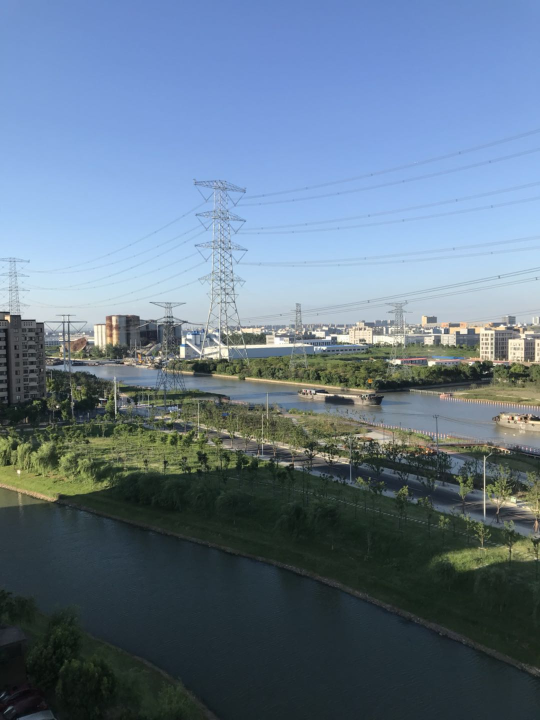
#> input picture image_stiching/image_stiching_a.jpg, 1080 x 1440 px (shown at 1/2 size)
$ python image_stiching.py
#> lines starting #> are read from the running program, lines starting #| are printed output that depends on the picture
import numpy as np
import matplotlib.pyplot as plt
import cv2
import random
import time
import bisect


class ShowImg:  # 进行图片初始显示及拼接后显示
    def __init__(self):  # 初始化
        self.figsize = (10, 8)
        self.dip = 120

    @staticmethod
    def bgr2rgb(img):  # 通道转换BGR2RGB
        return cv2.cvtColor(img, cv2.COLOR_BGR2RGB)

    @staticmethod
    def rgb2bgr(img):  # 通道转换BGR2RGB
        return cv2.cvtColor(img, cv2.COLOR_RGB2BGR)

    def show_2_img(self, a, b):  # 显示两张图片
        plt.figure(figsize=self.figsize, dpi=self.dip)
        plt.subplot(121)
        plt.imshow(self.bgr2rgb(a))
        plt.subplot(122)
        plt.imshow(self.bgr2rgb(b))
        plt.show()

    def show_combine_img(self, a, b, matrix):
        a_width, a_high, a_chl = a.shape
        b_width, b_high, b_chl = b.shape
        ax_x, ax_y = b_width + a_width, b_high + a_high
        perspective_a = cv2.warpPerspective(a, matrix, (ax_y, ax_x))
        background = np.zeros((ax_x, ax_y, 3)).astype(a.dtype)
        background[:, :, :] = self.bgr2rgb(perspective_a)
        background[:b_width, 0:b_high, :] = self.bgr2rgb(b)
        cut_img = self.cut_img(background)
        plt.imshow(cut_img)
        plt.show()
        return cut_img

    @staticmethod
    def cut_img(img):
        img_gray = cv2.cvtColor(img, cv2.COLOR_BGR2GRAY)
        width, high = img_gray.shape
        right, bottom = width, high
        have = 0
        for i in range(width):
            if max(img_gray[i, :]) != 0:
                have = 1
            if have == 1 and max(img_gray[i, :]) == 0:
                right = i
                break
        have = 0
        for i in range(high):
            if max(img_gray[:, i]) != 0:
                have = 1
            if have == 1 and max(img_gray[:, i]) == 0:
                bottom = i
                break
        return img[0:right, 0:bottom, :]

    def save_img(self, img, filename='./image_stiching_result.jpg'):
        cv2.imwrite(filename, self.rgb2bgr(img))


class SIFT:  # SIFT计算
    def __init__(self):  # 初始化算子
        self.sift = cv2.xfeatures2d.SIFT_create()

    def detect_compute(self, img):  # 计算SIFT关键点
        return self.sift.detectAndCompute(img, None)

    @staticmethod
    def get_sift_image(img, kp):  # 生成SIFT关键点显示图
        return cv2.drawKeypoints(img, kp, outImage=np.array([]), flags=cv2.DRAW_MATCHES_FLAGS_DRAW_RICH_KEYPOINTS)


class RANSAC:
    def __init__(self, max_iter, inner_ratio, threshold, kp1, des1, kp2, des2):  # 初始化
        self.max_iter = max_iter  # 最大迭代数
        self.inner_ratio = inner_ratio  # 内点率
        self.threshold = threshold  # 内点判断阈值
        self.kp1, self.des1, self.kp2, self.des2 = kp1, des1, kp2, des2
        self.kp1_index, self.kp2_index = range(len(kp1)), range(len(kp2))
        self.good_kp_threshold = 0.8  # 高质量尺度不变关键点L2距离比值
        self.sort_column_index = 40  # 近邻排序所使用的列，用单一列结合下面的阈值在获取图片关键点映射表有量级的
        # 速度提升，但关键点映射数量和质量对应下降，使匹配质量下降
        self.neighbor_threshold = 1  # 近邻排序相对于输入点的上下限偏移

    def get_good_nearest_sift_kp(self, single_kp1_index, column_sorted, sorted_des2):  # 获得高质量的尺度不变关键点
        """
        引入高质量尺度不变点判断，如最小方差较次小方差小 self.good_kp_threshold 倍，
        则图2中点为图1中点的高质量尺度不变关键点
        :return index 图2中关键点位置值， good_label标明是否为高质量关键点:
        """
        sorted_index = 0  # 关键点顺序值
        good_label = 0
        diff_neighbor, left_index = self.neighbor_diff(single_kp1_index, column_sorted, sorted_des2)
        if len(diff_neighbor) > 1:
            diff_neighbor_sort = np.sort(diff_neighbor)
            minimum, min_2nd = diff_neighbor_sort[0], diff_neighbor_sort[1]
            if minimum / min_2nd < self.good_kp_threshold:
                good_label = 1
                sorted_index = np.argsort(diff_neighbor)[0] + left_index
        return [sorted_index, good_label]

    def neighbor_diff(self, single_kp1_index, column_sorted, sorted_des2):  # 获得近邻并返回L2距离
        left_index = bisect.bisect_left(column_sorted, self.des1[single_kp1_index][self.sort_column_index]
                                        - self.neighbor_threshold)
        right_index = bisect.bisect_right(column_sorted, self.des1[single_kp1_index][self.sort_column_index]
                                          + self.neighbor_threshold)
        return [np.sum(np.square(sorted_des2[left_index:right_index] - self.des1[single_kp1_index]), axis=1),
                left_index] if left_index != right_index else [[], 0]

    def get_conrespond_table(self):  # 获得图1中各点对应图2中点的映射表
        conrespond_table = []
        sort_column = self.des2[:, self.sort_column_index]
        sort_column_index = np.argsort(sort_column)
        column_sorted = sort_column[sort_column_index]
        sorted_des2 = self.des2[sort_column_index]
        for _i in self.kp1_index:
            _sorted_index, _good_label = self.get_good_nearest_sift_kp(_i, column_sorted, sorted_des2)
            if _good_label == 1:
                _index = sort_column_index[_sorted_index]
                conrespond_table.append([_i, self.kp1[_i].pt[0], self.kp1[_i].pt[1],
                                         _index, self.kp2[_index].pt[0], self.kp2[_index].pt[1]])
        return conrespond_table

    @staticmethod
    def get_correspond_4point(conrespond_table):  # 获取与随机点对应的4个点
        src_4p, dst_4p = [], []
        while len(src_4p) < 4:
            rdm_src_p = random.sample(range(len(conrespond_table)), 1)
            have = 0
            for _i in src_4p:  # 确保选择的4个点中没有重合点
                if conrespond_table[rdm_src_p[0]][1] == _i[0] and conrespond_table[rdm_src_p[0]][2] == _i[1]:
                    have = 1
                    break
            if have == 0:
                src_4p.append([conrespond_table[rdm_src_p[0]][1], conrespond_table[rdm_src_p[0]][2]])
                dst_4p.append([conrespond_table[rdm_src_p[0]][4], conrespond_table[rdm_src_p[0]][5]])
        return src_4p, dst_4p

    def get_homography(self, conrespond_table):  # 得到单应性矩阵
        src, dst = self.get_correspond_4point(conrespond_table)
        return cv2.getPerspectiveTransform(np.float32(src), np.float32(dst))

    def count_inner_point(self, conrespond_table):  # 计算内点数量
        matrix = self.get_homography(conrespond_table)
        # 右乘投影矩阵得到初步的投影点
        ori_perspective = np.dot(np.column_stack((conrespond_table[:, 1:3], np.ones(len(conrespond_table)))), matrix.T)
        perspective = (ori_perspective.T / ori_perspective[:, 2]).T  # 将偏置项归一得到真实的投影点
        result = np.where(np.square(perspective[:, 0] - conrespond_table[:, 4]) +  # 得到满足内点阈值的结果
                          np.square(perspective[:, 1] - conrespond_table[:, 5]) < self.threshold, 1, 0)
        return np.sum(result), matrix

    def compare_refresh(self):  # 比较内点数量，刷新内点数量和单应性矩阵
        start = time.time()
        conrespond_table = np.array(self.get_conrespond_table())
        print("calculate conrespond_table cost{}  len(table):{}".format(time.time() - start, len(conrespond_table)))
        inner_count = 0
        matrix = []
        for _i in range(self.max_iter):
            new_inner_count, new_matrix = self.count_inner_point(conrespond_table)
            if new_inner_count > inner_count:
                inner_count = new_inner_count
                matrix = new_matrix
                # ShowImg.show_combine_img(img1, img2, np.array(matrix))
            print("iteration:{}  inner_count:{}".format(_i, inner_count))
            print("iteration:{}  cost_time:{}".format(_i, time.time() - start))
            if 1.0 * inner_count / len(conrespond_table) > self.inner_ratio:
                break
        print("inner count:", inner_count)
        print("T:\n", matrix)
        ShowImg.save_img(ShowImg.show_combine_img(img1, img2, np.array(matrix)))
        return inner_count, matrix


if __name__ == '__main__':
    start = time.time()
    img1, img2 = cv2.imread('./image_stiching_a.jpg'), cv2.imread('./image_stiching_b.jpg')  # 读取源图片
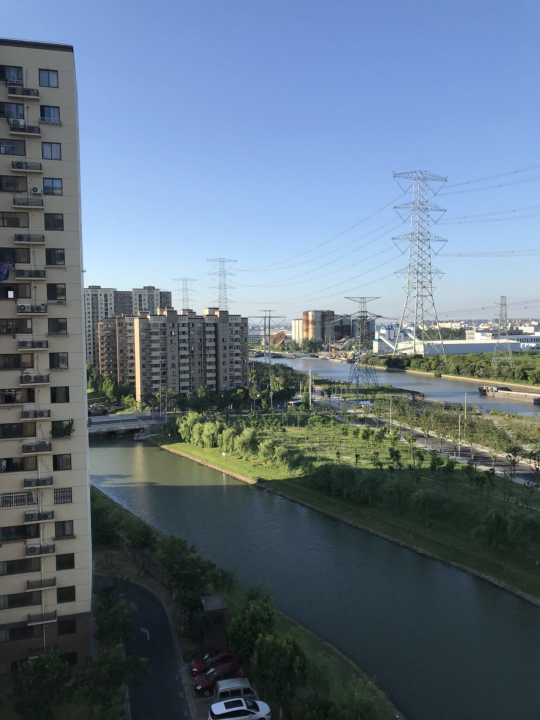
#> input picture image_stiching/image_stiching_b.jpg, 1080 x 1440 px (shown at 1/2 size)
#> img1 is the input picture: shape (1440, 1080, 3); mean B, G, R 136.7, 118.7, 99.2
#> img2 is the input picture: shape (1440, 1080, 3); mean B, G, R 130.2, 114.6, 97.5
    ShowImg = ShowImg()  # 显示图片
    ShowImg.show_2_img(img1, img2)  # 显示源图
#> in show_2_img, `plt.show()`:
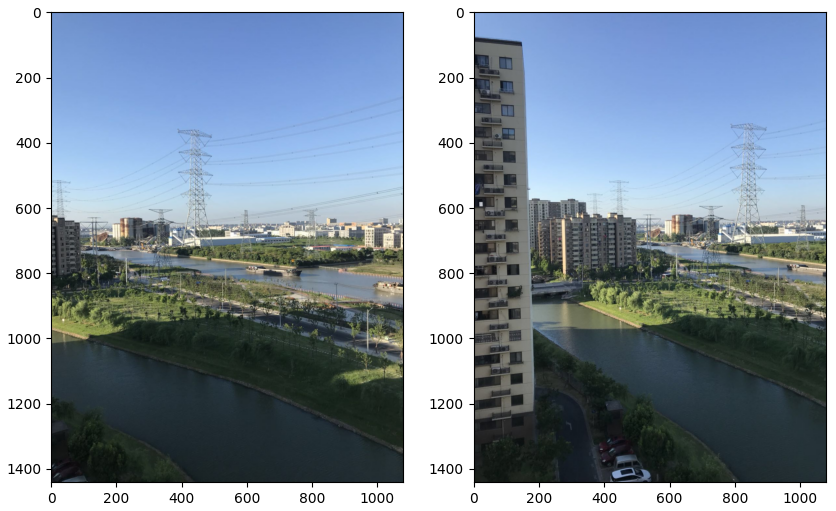
#> figure drawn by matplotlib, 2 panels
    sift_img = SIFT()  # 计算SIFT
    kp1, des1 = sift_img.detect_compute(img1)
#> kp1 = 7507 keypoints; strongest (x, y, size): (114, 814, 2.8), (973, 744, 1.9), (15, 636, 6.4), (963, 726, 2)
    kp2, des2 = sift_img.detect_compute(img2)
#> kp2 = 7364 keypoints; strongest (x, y, size): (21, 588, 8.1), (516, 791, 2.5), (182, 812, 2.1), (434, 626, 5.6)
    print(f"img1 sift len: {len(des1)}, img2 sift len: {len(des2)}")
#| img1 sift len: 7507, img2 sift len: 7364
    ransac = RANSAC(2000, 0.5, 1, kp1, des1, kp2, des2)
#> in __init__, `self.kp1, self.des1, self.kp2, self.des2 = kp1, des1, kp2, des2`: self.kp1 has the same summary as kp1 outside __init__; self.kp2 has the same summary as kp2 outside __init__
    inner_count, matrix = ransac.compare_refresh()
#> in get_conrespond_table, `sort_column = self.des2[:, self.sort_column_index]`: sort_column = 7364 values, max 212 at index 3095, min 1 at index 873, mean 85.18
#> in get_conrespond_table, `sort_column_index = np.argsort(sort_column)`: sort_column_index = 7364 values, max 7363 at index 7062, min 0 at index 5795, mean 3681.5
#> in get_conrespond_table, `column_sorted = sort_column[sort_column_index]`: column_sorted = 7364 values from 1 to 212
#> the loop in get_conrespond_table, `for _i in self.kp1_index:` made 7507 passes
#> (sorted_index in get_good_nearest_sift_kp, good_label in get_good_nearest_sift_kp, minimum in get_good_nearest_sift_kp, min_2nd in get_good_nearest_sift_kp) on passes 1 to 3: (0, 0, 167865, 180312), (0, 0, 151158, 160448), (3142, 1, 109860, 138849)
#> after the loop in get_conrespond_table, `for _i in self.kp1_index:`: conrespond_table = 1688 items
#> in compare_refresh, `conrespond_table = np.array(self.get_conrespond_table())`: conrespond_table = 1688 rows, first 6: [2, 2.64, 794.6, 1875, 307.4, 621.3], [8, 4.18, 782.5, 2659, 422.8, 754.5], [11, 4.36, 712.6, 390, 59.2, 1032.6], [12, 4.36, 712.6, 7290, 1066.6, 881.1], [13, 4.72, 669.6, 2683, 425.4, 718.5], [15, 4.89, 760.6, 1918, 311.9, 696.6]
#> the loop in compare_refresh, `for _i in range(self.max_iter):` made 2000 passes
#> (new_inner_count, inner_count) on pass 1: (4, 4)
#> (new_inner_count, inner_count) on pass 10: (5, 5)
#| iteration:0  inner_count:4
#| iteration:1  inner_count:4
#| iteration:2  inner_count:4
#| iteration:3  inner_count:4
#| iteration:4  inner_count:4
#| iteration:5  inner_count:4
#| iteration:6  inner_count:4
#| iteration:7  inner_count:4
#> (further printed lines are left out)
#> in show_combine_img, `perspective_a = cv2.warpPerspective(a, matrix, (ax_y, ax_x))`:
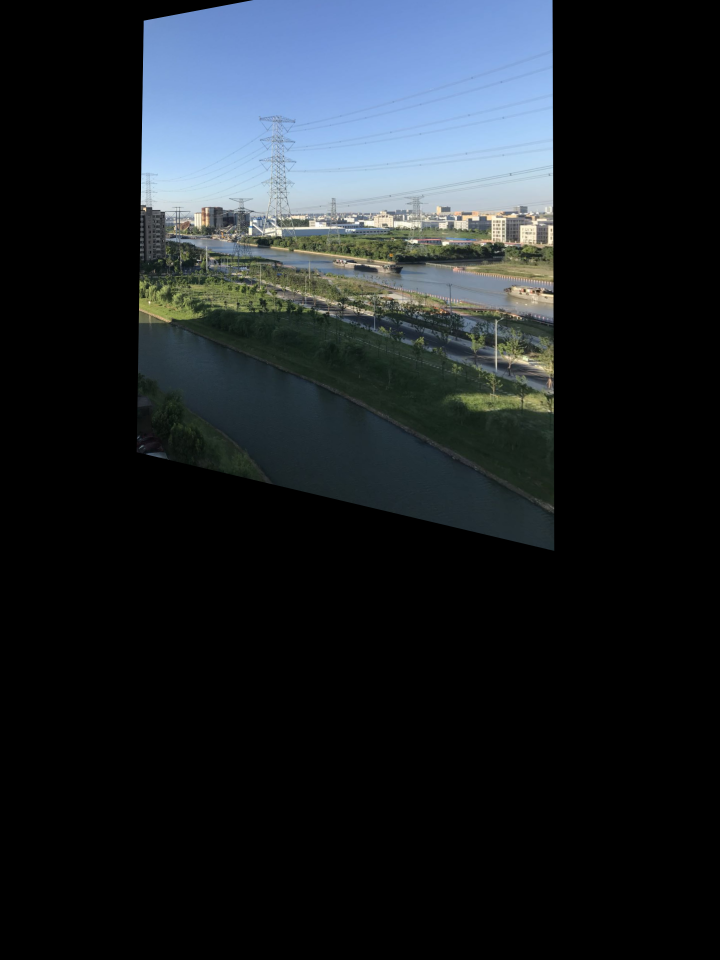
#> perspective_a: shape (2880, 2160, 3) (shown at 1/3 size); mean B, G, R 39.8, 35.1, 29.6
#> in show_combine_img, `background[:b_width, 0:b_high, :] = self.bgr2rgb(b)`:
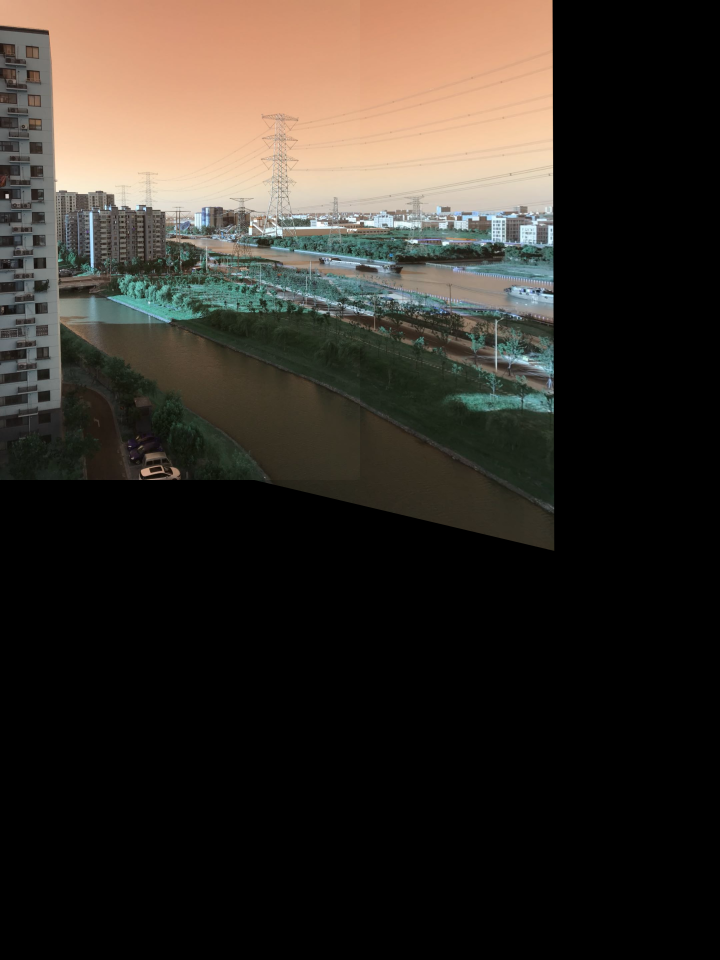
#> background: shape (2880, 2160, 3) (shown at 1/3 size); mean B, G, R 39.7, 46.6, 52.5
#> in cut_img, `img_gray = cv2.cvtColor(img, cv2.COLOR_BGR2GRAY)`:
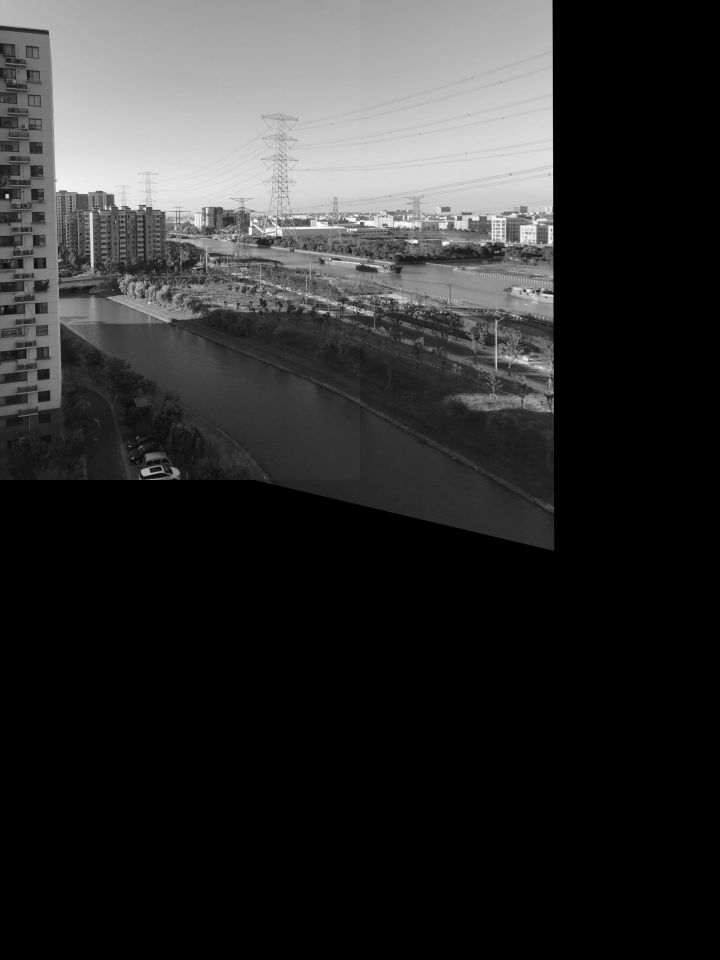
#> img_gray: shape (2880, 2160) (shown at 1/3 size); min 0, max 255, mean 47.6
#> in cut_img, `return img[0:right, 0:bottom, :]`:
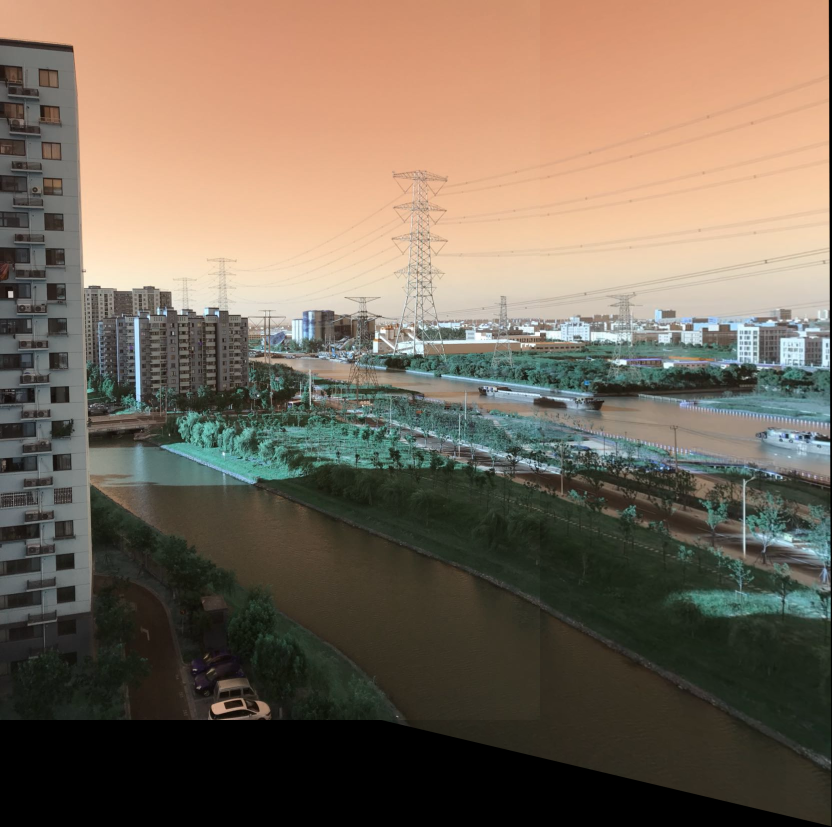
#> returned value: shape (1653, 1664, 3) (shown at 1/2 size); mean of channels 0, 1, 2 89.8, 105.3, 118.8; drawn as B, G, R
